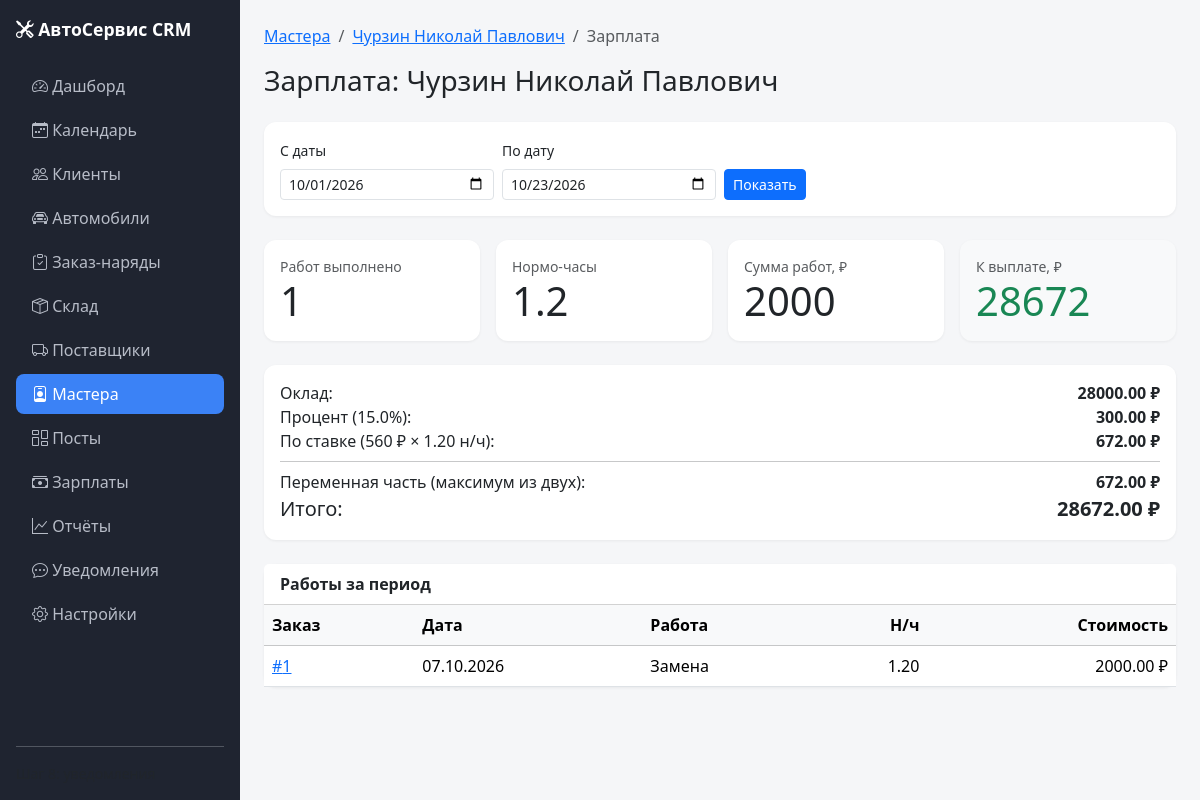
The page /masters/1/salary on the database its author committed.
### models.py (models this page shows, shortened)
class Master(db.Model):
    __tablename__ = "masters"
    id = db.Column(db.Integer, primary_key=True)
    full_name = db.Column(db.String(200), nullable=False)
    specialization = db.Column(db.String(120))
    phone = db.Column(db.String(30))
    email = db.Column(db.String(120))
    hourly_rate = db.Column(db.Float, default=0)
    percent = db.Column(db.Float, default=0)
    salary_base = db.Column(db.Float, default=0)
    is_active = db.Column(db.Boolean, default=True)
    comment = db.Column(db.Text)
    created_at = db.Column(db.DateTime, default=lambda: datetime.now(timezone.utc))

class OrderWork(db.Model):
    __tablename__ = "order_works"
    id = db.Column(db.Integer, primary_key=True)
    order_id = db.Column(db.Integer, db.ForeignKey("orders.id"), nullable=False, index=True)
    name = db.Column(db.String(200), nullable=False)
    hours = db.Column(db.Float, default=0)
    price = db.Column(db.Float, default=0)
    master = db.Column(db.String(120))
    master_id = db.Column(db.Integer, db.ForeignKey("masters.id"), nullable=True)
    master_obj = db.relationship("Master", backref="works")

class Order(db.Model):
    __tablename__ = "orders"
    id = db.Column(db.Integer, primary_key=True)
    client_id = db.Column(db.Integer, db.ForeignKey("clients.id"), nullable=False, index=True)
    car_id = db.Column(db.Integer, db.ForeignKey("cars.id"), nullable=False, index=True)
    status = db.Column(db.String(20), nullable=False, default="new", index=True)
    intake_mileage = db.Column(db.Integer)
    complaint = db.Column(db.Text)
    notes = db.Column(db.Text)
    created_at = db.Column(db.DateTime, default=lambda: datetime.now(timezone.utc))
    closed_at = db.Column(db.DateTime)
    car = db.relationship("Car", backref="orders")
    works = db.relationship(
        "OrderWork",
        backref="order",
        cascade="all, delete-orphan",
        lazy=True,
        order_by="OrderWork.id",
    )
    parts = db.relationship(
        "OrderPart",
        backref="order",
        cascade="all, delete-orphan",
        lazy=True,
        order_by="OrderPart.id",
    )

### app.py (the view)
@app.route("/masters/<int:master_id>/salary")
def master_salary(master_id):
    master = db.session.get(Master, master_id)
    if master is None: abort(404)
    date_from, date_to = _read_period(request.args)
    works = _works_for_master_period(master.id, date_from, date_to)
    totals = _calc_salary(master, works)
    return render_template("masters/salary.html", master=master, works=works, totals=totals,
                           date_from=date_from.isoformat(), date_to=date_to.isoformat())

### app.py (called while the page is built)
@app.context_processor
def inject_globals():
    return {
        "ORDER_STATUSES": ORDER_STATUSES,
        "MOVEMENT_TYPES": MOVEMENT_TYPES,
        "MOVEMENT_COLORS": MOVEMENT_COLORS,
        "APPOINTMENT_STATUSES": APPOINTMENT_STATUSES,
        "APPOINTMENT_COLORS": APPOINTMENT_COLORS,
        "STATUS_COLORS": {
            "new": "secondary",
            "in_progress": "primary",
            "waiting_parts": "warning",
            "done": "info",
            "closed": "success",
            "canceled": "danger",
        },
    }

def _read_period(args):
    today = date.today()
    default_from = today.replace(day=1)
    default_to = today
    date_from = _parse_date(args.get("from")) or default_from
    date_to = _parse_date(args.get("to")) or default_to
    if date_from > date_to: date_from, date_to = date_to, date_from
    return date_from, date_to

def _parse_date(value):
    if not value: return None
    try: return datetime.strptime(value.strip(), "%Y-%m-%d").date()
    except ValueError: return None

def _works_for_master_period(master_id, date_from, date_to):
    start = datetime.combine(date_from, datetime.min.time())
    end = datetime.combine(date_to, datetime.max.time())
    return (OrderWork.query.join(Order, OrderWork.order_id == Order.id)
        .filter(OrderWork.master_id == master_id)
        .filter(Order.created_at >= start)
        .filter(Order.created_at <= end)
        .order_by(OrderWork.id.desc()).all())

def _calc_salary(master, works):
    works_sum = sum((w.price or 0) for w in works)
    hours_sum = sum((w.hours or 0) for w in works)
    bonus_percent = works_sum * (master.percent or 0) / 100.0
    hourly_part = hours_sum * (master.hourly_rate or 0)
    variable = max(bonus_percent, hourly_part)
    base = master.salary_base or 0
    return {"works_count": len(works), "works_sum": works_sum, "hours_sum": hours_sum,
            "bonus_percent": bonus_percent, "hourly_part": hourly_part,
            "variable": variable, "base": base, "total": base + variable}

### templates/masters/salary.html (shortened to what this page needs)
{% extends "base.html" %}
{% block content %}
<nav aria-label="breadcrumb">
    <ol class="breadcrumb">
        <li class="breadcrumb-item"><a href="{{ url_for('masters_list') }}">Мастера</a></li>
        <li class="breadcrumb-item"><a href="{{ url_for('master_detail', master_id=master.id) }}">{{ master.full_name }}</a></li>
        <li class="breadcrumb-item active">Зарплата</li>
    </ol>
</nav>
<h1 class="h3 mb-4">Зарплата: {{ master.full_name }}</h1>
<form method="get" class="card stat-card mb-4">
    <div class="card-body row g-2 align-items-end">
        <div class="col-md-3">
            <label class="form-label small">С даты</label>
            <input type="date" name="from" value="{{ date_from }}" class="form-control form-control-sm">
        </div>
        <div class="col-md-3">
            <label class="form-label small">По дату</label>
            <input type="date" name="to" value="{{ date_to }}" class="form-control form-control-sm">
        </div>
        <div class="col-md-3">
            <button class="btn btn-sm btn-primary">Показать</button>
        </div>
    </div>
</form>
<div class="row g-3 mb-4">
    <div class="col-md-3">
        <div class="card stat-card h-100"><div class="card-body">
            <div class="text-muted small">Работ выполнено</div>
            <div class="display-6">{{ totals.works_count }}</div>
        </div></div>
    </div>
    <div class="col-md-3">
        <div class="card stat-card h-100"><div class="card-body">
            <div class="text-muted small">Нормо-часы</div>
            <div class="display-6">{{ "%.1f"|format(totals.hours_sum) }}</div>
        </div></div>
    </div>
    <div class="col-md-3">
        <div class="card stat-card h-100"><div class="card-body">
            <div class="text-muted small">Сумма работ, ₽</div>
            <div class="display-6">{{ "%.0f"|format(totals.works_sum) }}</div>
        </div></div>
    </div>
    <div class="col-md-3">
        <div class="card stat-card h-100 bg-light"><div class="card-body">
            <div class="text-muted small">К выплате, ₽</div>
            <div class="display-6 text-success">{{ "%.0f"|format(totals.total) }}</div>
        </div></div>
    </div>
</div>
<div class="card stat-card mb-4">
    <div class="card-body">
        <div class="d-flex justify-content-between"><span>Оклад:</span><strong>{{ "%.2f"|format(totals.base) }} ₽</strong></div>
        <div class="d-flex justify-content-between"><span>Процент ({{ "%.1f"|format(master.percent or 0) }}%):</span><strong>{{ "%.2f"|format(totals.bonus_percent) }} ₽</strong></div>
        <div class="d-flex justify-content-between"><span>По ставке ({{ "%.0f"|format(master.hourly_rate or 0) }} ₽ × {{ "%.2f"|format(totals.hours_sum) }} н/ч):</span><strong>{{ "%.2f"|format(totals.hourly_part) }} ₽</strong></div>
        <hr class="my-2">
        <div class="d-flex justify-content-between"><span>Переменная часть (максимум из двух):</span><strong>{{ "%.2f"|format(totals.variable) }} ₽</strong></div>
        <div class="d-flex justify-content-between fs-5"><span>Итого:</span><strong>{{ "%.2f"|format(totals.total) }} ₽</strong></div>
    </div>
</div>
<div class="card stat-card">
    <div class="card-header bg-white"><strong>Работы за период</strong></div>
    <div class="table-responsive">
        <table class="table mb-0 align-middle">
            <thead class="table-light">
            <tr>
                <th>Заказ</th>
                <th>Дата</th>
                <th>Работа</th>
                <th class="text-end">Н/ч</th>
                <th class="text-end">Стоимость</th>
            </tr>
            </thead>
            <tbody>
            {% for w in works %}
                <tr>
                    <td><a href="{{ url_for('order_detail', order_id=w.order_id) }}">#{{ w.order_id }}</a></td>
                    <td>{{ w.order.created_at.strftime("%d.%m.%Y") }}</td>
                    <td>{{ w.name }}</td>
                    <td class="text-end">{{ "%.2f"|format(w.hours or 0) }}</td>
                    <td class="text-end">{{ "%.2f"|format(w.price or 0) }} ₽</td>
                </tr>
            {% else %}
                <tr><td colspan="5" class="text-center text-muted py-3">За этот период работ нет.</td></tr>
            {% endfor %}
            </tbody>
        </table>
    </div>
</div>
{% endblock %}

### static/css/style.css (style rules this page uses)
body { background: #f5f6f8; font-family: system-ui, -apple-system, "Segoe UI", Roboto, sans-serif; }
.stat-card { border: none; border-radius: .75rem; box-shadow: 0 1px 3px rgba(0, 0, 0, .06); }

### rows shown on the page
Master: full_name "Чурзин Николай Павлович", base "28000.00", percent "15.0", hourly_rate "560"
OrderWork: order_id "1", order.created_at "07.10.2026", name "Замена", hours "1.20", price "2000.00"

### other values the page prints
{{ totals.works_count }} "1"
{{ "%.1f"|format(totals.hours_sum) }} "1.2"
{{ "%.0f"|format(totals.works_sum) }} "2000"
{{ "%.0f"|format(totals.total) }} "28672"
{{ "%.2f"|format(totals.bonus_percent) }} "300.00"
{{ "%.2f"|format(totals.hours_sum) }} "1.20"
{{ "%.2f"|format(totals.hourly_part) }} "672.00"
{{ "%.2f"|format(totals.variable) }} "672.00"
{{ "%.2f"|format(totals.total) }} "28672.00"
